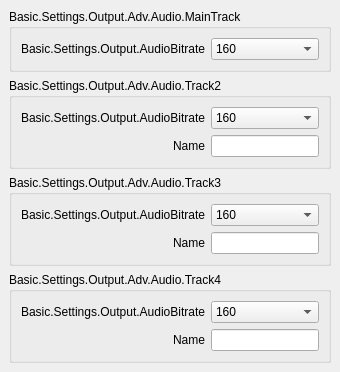
               <widget class="QWidget" name="advOutputAudioTracksTab">
                <attribute name="title">
                 <string>Basic.Settings.Audio</string>
                </attribute>
                <layout class="QVBoxLayout" name="verticalLayout_9">
                 <property name="leftMargin">
                  <number>0</number>
                 </property>
                 <property name="topMargin">
                  <number>0</number>
                 </property>
                 <property name="rightMargin">
                  <number>0</number>
                 </property>
                 <property name="bottomMargin">
                  <number>0</number>
                 </property>
                 <item alignment="Qt::AlignTop">
                  <widget class="QWidget" name="widget_3" native="true">
                   <property name="sizePolicy">
                    <sizepolicy hsizetype="Preferred" vsizetype="Preferred">
                     <horstretch>0</horstretch>
                     <verstretch>0</verstretch>
                    </sizepolicy>
                   </property>
                   <layout class="QVBoxLayout" name="verticalLayout_10">
                    <item>
                     <widget class="QGroupBox" name="groupBox">
                      <property name="sizePolicy">
                       <sizepolicy hsizetype="Preferred" vsizetype="Maximum">
                        <horstretch>0</horstretch>
                        <verstretch>0</verstretch>
                       </sizepolicy>
                      </property>
                      <property name="title">
                       <string>Basic.Settings.Output.Adv.Audio.MainTrack</string>
                      </property>
                      <layout class="QFormLayout" name="formLayout_10">
                       <property name="fieldGrowthPolicy">
                        <enum>QFormLayout::AllNonFixedFieldsGrow</enum>
                       </property>
                       <property name="labelAlignment">
                        <set>Qt::AlignRight|Qt::AlignTrailing|Qt::AlignVCenter</set>
                       </property>
                       <item row="0" column="1">
                        <widget class="QComboBox" name="advOutTrack1Bitrate">
                         <property name="currentIndex">
                          <number>4</number>
                         </property>
                         <item>
                          <property name="text">
                           <string>32</string>
                          </property>
                         </item>
                         <item>
                          <property name="text">
                           <string>64</string>
                          </property>
                         </item>
                         <item>
                          <property name="text">
                           <string>96</string>
                          </property>
                         </item>
                         <item>
                          <property name="text">
                           <string>128</string>
                          </property>
                         </item>
                         <item>
                          <property name="text">
                           <string>160</string>
                          </property>
                         </item>
                         <item>
                          <property name="text">
                           <string>192</string>
                          </property>
                         </item>
                         <item>
                          <property name="text">
                           <string>256</string>
                          </property>
                         </item>
                         <item>
                          <property name="text">
                           <string>320</string>
                          </property>
                         </item>
                        </widget>
                       </item>
                       <item row="0" column="0">
                        <widget class="QLabel" name="label_25">
                         <property name="minimumSize">
                          <size>
                           <width>170</width>
                           <height>0</height>
                          </size>
                         </property>
                         <property name="text">
                          <string>Basic.Settings.Output.AudioBitrate</string>
                         </property>
                         <property name="alignment">
                          <set>Qt::AlignRight|Qt::AlignTrailing|Qt::AlignVCenter</set>
                         </property>
                        </widget>
                       </item>
                      </layout>
                     </widget>
                    </item>
                    <item>
                     <widget class="QGroupBox" name="groupBox_2">
                      <property name="sizePolicy">
                       <sizepolicy hsizetype="Preferred" vsizetype="Maximum">
                        <horstretch>0</horstretch>
                        <verstretch>0</verstretch>
                       </sizepolicy>
                      </property>
                      <property name="title">
                       <string>Basic.Settings.Output.Adv.Audio.Track2</string>
                      </property>
                      <layout class="QFormLayout" name="formLayout_11">
                       <property name="fieldGrowthPolicy">
                        <enum>QFormLayout::AllNonFixedFieldsGrow</enum>
                       </property>
                       <property name="labelAlignment">
                        <set>Qt::AlignRight|Qt::AlignTrailing|Qt::AlignVCenter</set>
                       </property>
                       <item row="0" column="0">
                        <widget class="QLabel" name="label_49">
                         <property name="minimumSize">
                          <size>
                           <width>170</width>
                           <height>0</height>
                          </size>
                         </property>
                         <property name="text">
                          <string>Basic.Settings.Output.AudioBitrate</string>
                         </property>
                         <property name="alignment">
                          <set>Qt::AlignRight|Qt::AlignTrailing|Qt::AlignVCenter</set>
                         </property>
                        </widget>
                       </item>
                       <item row="0" column="1">
                        <widget class="QComboBox" name="advOutTrack2Bitrate">
                         <property name="currentIndex">
                          <number>4</number>
                         </property>
                         <item>
                          <property name="text">
                           <string>32</string>
                          </property>
                         </item>
                         <item>
                          <property name="text">
                           <string>64</string>
                          </property>
                         </item>
                         <item>
                          <property name="text">
                           <string>96</string>
                          </property>
                         </item>
                         <item>
                          <property name="text">
                           <string>128</string>
                          </property>
                         </item>
                         <item>
                          <property name="text">
                           <string>160</string>
                          </property>
                         </item>
                         <item>
                          <property name="text">
                           <string>192</string>
                          </property>
                         </item>
                         <item>
                          <property name="text">
                           <string>256</string>
                          </property>
                         </item>
                         <item>
                          <property name="text">
                           <string>320</string>
                          </property>
                         </item>
                        </widget>
                       </item>
                       <item row="1" column="0">
                        <widget class="QLabel" name="label_50">
                         <property name="text">
                          <string>Name</string>
                         </property>
                        </widget>
                       </item>
                       <item row="1" column="1">
                        <widget class="QLineEdit" name="advOutTrack2Name"/>
                       </item>
                      </layout>
                     </widget>
                    </item>
                    <item>
                     <widget class="QGroupBox" name="groupBox_3">
                      <property name="sizePolicy">
                       <sizepolicy hsizetype="Preferred" vsizetype="Maximum">
                        <horstretch>0</horstretch>
                        <verstretch>0</verstretch>
                       </sizepolicy>
                      </property>
                      <property name="title">
                       <string>Basic.Settings.Output.Adv.Audio.Track3</string>
                      </property>
                      <layout class="QFormLayout" name="formLayout_12">
                       <property name="fieldGrowthPolicy">
                        <enum>QFormLayout::AllNonFixedFieldsGrow</enum>
                       </property>
                       <property name="labelAlignment">
                        <set>Qt::AlignRight|Qt::AlignTrailing|Qt::AlignVCenter</set>
                       </property>
                       <item row="0" column="0">
                        <widget class="QLabel" name="label_51">
                         <property name="minimumSize">
                          <size>
                           <width>170</width>
                           <height>0</height>
                          </size>
                         </property>
                         <property name="text">
                          <string>Basic.Settings.Output.AudioBitrate</string>
                         </property>
                         <property name="alignment">
                          <set>Qt::AlignRight|Qt::AlignTrailing|Qt::AlignVCenter</set>
                         </property>
                        </widget>
                       </item>
                       <item row="0" column="1">
                        <widget class="QComboBox" name="advOutTrack3Bitrate">
                         <property name="currentIndex">
                          <number>4</number>
                         </property>
                         <item>
                          <property name="text">
                           <string>32</string>
                          </property>
                         </item>
                         <item>
                          <property name="text">
                           <string>64</string>
                          </property>
                         </item>
                         <item>
                          <property name="text">
                           <string>96</string>
                          </property>
                         </item>
                         <item>
                          <property name="text">
                           <string>128</string>
                          </property>
                         </item>
                         <item>
                          <property name="text">
                           <string>160</string>
                          </property>
                         </item>
                         <item>
                          <property name="text">
                           <string>192</string>
                          </property>
                         </item>
                         <item>
                          <property name="text">
                           <string>256</string>
                          </property>
                         </item>
                         <item>
                          <property name="text">
                           <string>320</string>
                          </property>
                         </item>
                        </widget>
                       </item>
                       <item row="1" column="0">
                        <widget class="QLabel" name="label_52">
                         <property name="text">
                          <string>Name</string>
                         </property>
                        </widget>
                       </item>
                       <item row="1" column="1">
                        <widget class="QLineEdit" name="advOutTrack3Name"/>
                       </item>
                      </layout>
                     </widget>
                    </item>
                    <item>
                     <widget class="QGroupBox" name="groupBox_4">
                      <property name="sizePolicy">
                       <sizepolicy hsizetype="Preferred" vsizetype="Maximum">
                        <horstretch>0</horstretch>
                        <verstretch>0</verstretch>
                       </sizepolicy>
                      </property>
                      <property name="title">
                       <string>Basic.Settings.Output.Adv.Audio.Track4</string>
                      </property>
                      <layout class="QFormLayout" name="formLayout_13">
                       <property name="fieldGrowthPolicy">
                        <enum>QFormLayout::AllNonFixedFieldsGrow</enum>
                       </property>
                       <property name="labelAlignment">
                        <set>Qt::AlignRight|Qt::AlignTrailing|Qt::AlignVCenter</set>
                       </property>
                       <item row="0" column="0">
                        <widget class="QLabel" name="label_53">
                         <property name="minimumSize">
                          <size>
                           <width>170</width>
                           <height>0</height>
                          </size>
                         </property>
                         <property name="text">
                          <string>Basic.Settings.Output.AudioBitrate</string>
                         </property>
                         <property name="alignment">
                          <set>Qt::AlignRight|Qt::AlignTrailing|Qt::AlignVCenter</set>
                         </property>
                        </widget>
                       </item>
                       <item row="0" column="1">
                        <widget class="QComboBox" name="advOutTrack4Bitrate">
                         <property name="currentIndex">
                          <number>4</number>
                         </property>
                         <item>
                          <property name="text">
                           <string>32</string>
                          </property>
                         </item>
                         <item>
                          <property name="text">
                           <string>64</string>
                          </property>
                         </item>
                         <item>
                          <property name="text">
                           <string>96</string>
                          </property>
                         </item>
                         <item>
                          <property name="text">
                           <string>128</string>
                          </property>
                         </item>
                         <item>
                          <property name="text">
                           <string>160</string>
                          </property>
                         </item>
                         <item>
                          <property name="text">
                           <string>192</string>
                          </property>
                         </item>
                         <item>
                          <property name="text">
                           <string>256</string>
                          </property>
                         </item>
                         <item>
                          <property name="text">
                           <string>320</string>
                          </property>
                         </item>
                        </widget>
                       </item>
                       <item row="1" column="0">
                        <widget class="QLabel" name="label_54">
                         <property name="text">
                          <string>Name</string>
                         </property>
                        </widget>
                       </item>
                       <item row="1" column="1">
                        <widget class="QLineEdit" name="advOutTrack4Name"/>
                       </item>
                      </layout>
                     </widget>
                    </item>
                   </layout>
                  </widget>
                 </item>
                </layout>
               </widget>
